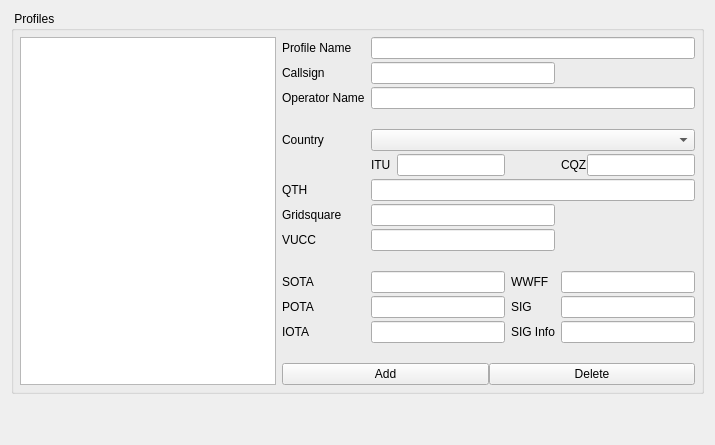
     <widget class="QWidget" name="stationTab">
      <attribute name="title">
       <string>Station</string>
      </attribute>
      <layout class="QGridLayout" name="gridLayout_2">
       <item row="0" column="0">
        <widget class="QGroupBox" name="stationProfileGroup">
         <property name="title">
          <string> Profiles</string>
         </property>
         <layout class="QGridLayout" name="gridLayout_4">
          <property name="leftMargin">
           <number>6</number>
          </property>
          <property name="topMargin">
           <number>6</number>
          </property>
          <property name="rightMargin">
           <number>6</number>
          </property>
          <property name="bottomMargin">
           <number>6</number>
          </property>
          <property name="horizontalSpacing">
           <number>6</number>
          </property>
          <property name="verticalSpacing">
           <number>3</number>
          </property>
          <item row="10" column="1">
           <widget class="QLabel" name="stationSOTALabel">
            <property name="text">
             <string>SOTA</string>
            </property>
           </widget>
          </item>
          <item row="1" column="2" colspan="2">
           <widget class="QLineEdit" name="stationCallsignEdit">
            <property name="toolTip">
             <string>Callsign (Mandatory parameter)</string>
            </property>
            <property name="text">
             <string/>
            </property>
            <property name="maxLength">
             <number>25</number>
            </property>
           </widget>
          </item>
          <item row="9" column="1">
           <widget class="QLabel" name="label_2">
            <property name="text">
             <string/>
            </property>
           </widget>
          </item>
          <item row="2" column="2" colspan="3">
           <widget class="QLineEdit" name="stationOperatorEdit">
            <property name="toolTip">
             <string>Operator name (Optional parameter)</string>
            </property>
           </widget>
          </item>
          <item row="12" column="1">
           <widget class="QLabel" name="stationIOTALabel">
            <property name="text">
             <string>IOTA</string>
            </property>
           </widget>
          </item>
          <item row="4" column="1">
           <widget class="QLabel" name="label_7">
            <property name="text">
             <string>Country</string>
            </property>
           </widget>
          </item>
          <item row="7" column="2" colspan="2">
           <widget class="QLineEdit" name="stationLocatorEdit">
            <property name="toolTip">
             <string>Station Gridsquare (Mandatory parameter)</string>
            </property>
            <property name="text">
             <string/>
            </property>
            <property name="maxLength">
             <number>12</number>
            </property>
           </widget>
          </item>
          <item row="0" column="1">
           <widget class="QLabel" name="stationProfileNameLabel">
            <property name="text">
             <string>Profile Name</string>
            </property>
           </widget>
          </item>
          <item row="10" column="4">
           <widget class="QLineEdit" name="stationWWFFEdit">
            <property name="toolTip">
             <string>World Wide Flora &amp; Fauna (Optional parameter)</string>
            </property>
           </widget>
          </item>
          <item row="12" column="2">
           <widget class="QLineEdit" name="stationIOTAEdit">
            <property name="toolTip">
             <string>IOTA  (Optional parameter)</string>
            </property>
           </widget>
          </item>
          <item row="11" column="1">
           <widget class="QLabel" name="stationPOTALabel">
            <property name="text">
             <string>POTA</string>
            </property>
           </widget>
          </item>
          <item row="5" column="4">
           <layout class="QHBoxLayout" name="horizontalLayout_33">
            <item>
             <widget class="QLabel" name="stationCQZLabel">
              <property name="text">
               <string>CQZ</string>
              </property>
             </widget>
            </item>
            <item>
             <widget class="QLineEdit" name="stationCQZEdit"/>
            </item>
           </layout>
          </item>
          <item row="11" column="4">
           <widget class="QLineEdit" name="stationSIGEdit">
            <property name="toolTip">
             <string>SIG (Optional parameter).</string>
            </property>
           </widget>
          </item>
          <item row="10" column="2">
           <widget class="QLineEdit" name="stationSOTAEdit">
            <property name="toolTip">
             <string>SOTA (Optional parameter)</string>
            </property>
           </widget>
          </item>
          <item row="6" column="1">
           <widget class="QLabel" name="stationQTHLabel">
            <property name="text">
             <string>QTH</string>
            </property>
           </widget>
          </item>
          <item row="8" column="2" colspan="2">
           <widget class="QLineEdit" name="stationVUCCEdit">
            <property name="toolTip">
             <string>VUCC  Grids (Optional parameter). Ex. EN98,FM08,EM97,FM07</string>
            </property>
            <property name="inputMask">
             <string/>
            </property>
           </widget>
          </item>
          <item row="12" column="3">
           <widget class="QLabel" name="stationSIGInfoLabel">
            <property name="text">
             <string>SIG Info</string>
            </property>
           </widget>
          </item>
          <item row="14" column="1" colspan="4">
           <layout class="QHBoxLayout" name="horizontalLayout_12">
            <item>
             <widget class="QPushButton" name="stationAddProfileButton">
              <property name="text">
               <string>Add</string>
              </property>
             </widget>
            </item>
            <item>
             <widget class="QPushButton" name="stationDelProfileButton">
              <property name="text">
               <string>Delete</string>
              </property>
             </widget>
            </item>
           </layout>
          </item>
          <item row="11" column="3">
           <widget class="QLabel" name="stationSIGLabel">
            <property name="text">
             <string>SIG</string>
            </property>
           </widget>
          </item>
          <item row="7" column="1">
           <widget class="QLabel" name="stationLocatorLabel">
            <property name="text">
             <string>Gridsquare</string>
            </property>
           </widget>
          </item>
          <item row="12" column="4">
           <widget class="QLineEdit" name="stationSIGInfoEdit">
            <property name="toolTip">
             <string>SIG Information (Optional parameter)</string>
            </property>
            <property name="text">
             <string/>
            </property>
           </widget>
          </item>
          <item row="10" column="3">
           <widget class="QLabel" name="stationWWFFLabel">
            <property name="text">
             <string>WWFF</string>
            </property>
           </widget>
          </item>
          <item row="11" column="2">
           <widget class="QLineEdit" name="stationPOTAEdit"/>
          </item>
          <item row="0" column="2" colspan="3">
           <widget class="QLineEdit" name="stationProfileNameEdit">
            <property name="toolTip">
             <string>Profile name that is used as the alias for the Callsign, Gridsquare, Operator name, and QTH (required parameter) </string>
            </property>
           </widget>
          </item>
          <item row="5" column="2">
           <layout class="QHBoxLayout" name="horizontalLayout_31">
            <property name="spacing">
             <number>6</number>
            </property>
            <property name="bottomMargin">
             <number>0</number>
            </property>
            <item>
             <widget class="QLabel" name="stationITULabel">
              <property name="text">
               <string>ITU</string>
              </property>
             </widget>
            </item>
            <item>
             <widget class="QLineEdit" name="stationITUEdit"/>
            </item>
           </layout>
          </item>
          <item row="8" column="1">
           <widget class="QLabel" name="stationVUCCLabel">
            <property name="text">
             <string>VUCC</string>
            </property>
           </widget>
          </item>
          <item row="0" column="0" rowspan="15">
           <widget class="QListView" name="stationProfilesListView">
            <property name="focusPolicy">
             <enum>Qt::NoFocus</enum>
            </property>
            <property name="contextMenuPolicy">
             <enum>Qt::NoContextMenu</enum>
            </property>
            <property name="toolTip">
             <string>List of all available Station Profiles</string>
            </property>
            <property name="editTriggers">
             <set>QAbstractItemView::NoEditTriggers</set>
            </property>
           </widget>
          </item>
          <item row="6" column="2" colspan="3">
           <widget class="QLineEdit" name="stationQTHEdit">
            <property name="toolTip">
             <string>QTH Name (Optional parameter)</string>
            </property>
           </widget>
          </item>
          <item row="2" column="1">
           <widget class="QLabel" name="stationOperatorLabel">
            <property name="text">
             <string>Operator Name</string>
            </property>
           </widget>
          </item>
          <item row="3" column="1">
           <widget class="QLabel" name="label_8">
            <property name="text">
             <string/>
            </property>
           </widget>
          </item>
          <item row="4" column="2" colspan="3">
           <widget class="QComboBox" name="stationCountryCombo"/>
          </item>
          <item row="1" column="1">
           <widget class="QLabel" name="stationCallsignLabel">
            <property name="text">
             <string>Callsign</string>
            </property>
           </widget>
          </item>
          <item row="13" column="1">
           <widget class="QLabel" name="label_5">
            <property name="text">
             <string/>
            </property>
           </widget>
          </item>
         </layout>
        </widget>
       </item>
       <item row="1" column="0">
        <spacer name="verticalSpacer_4">
         <property name="orientation">
          <enum>Qt::Vertical</enum>
         </property>
         <property name="sizeHint" stdset="0">
          <size>
           <width>20</width>
           <height>40</height>
          </size>
         </property>
        </spacer>
       </item>
      </layout>
     </widget>
